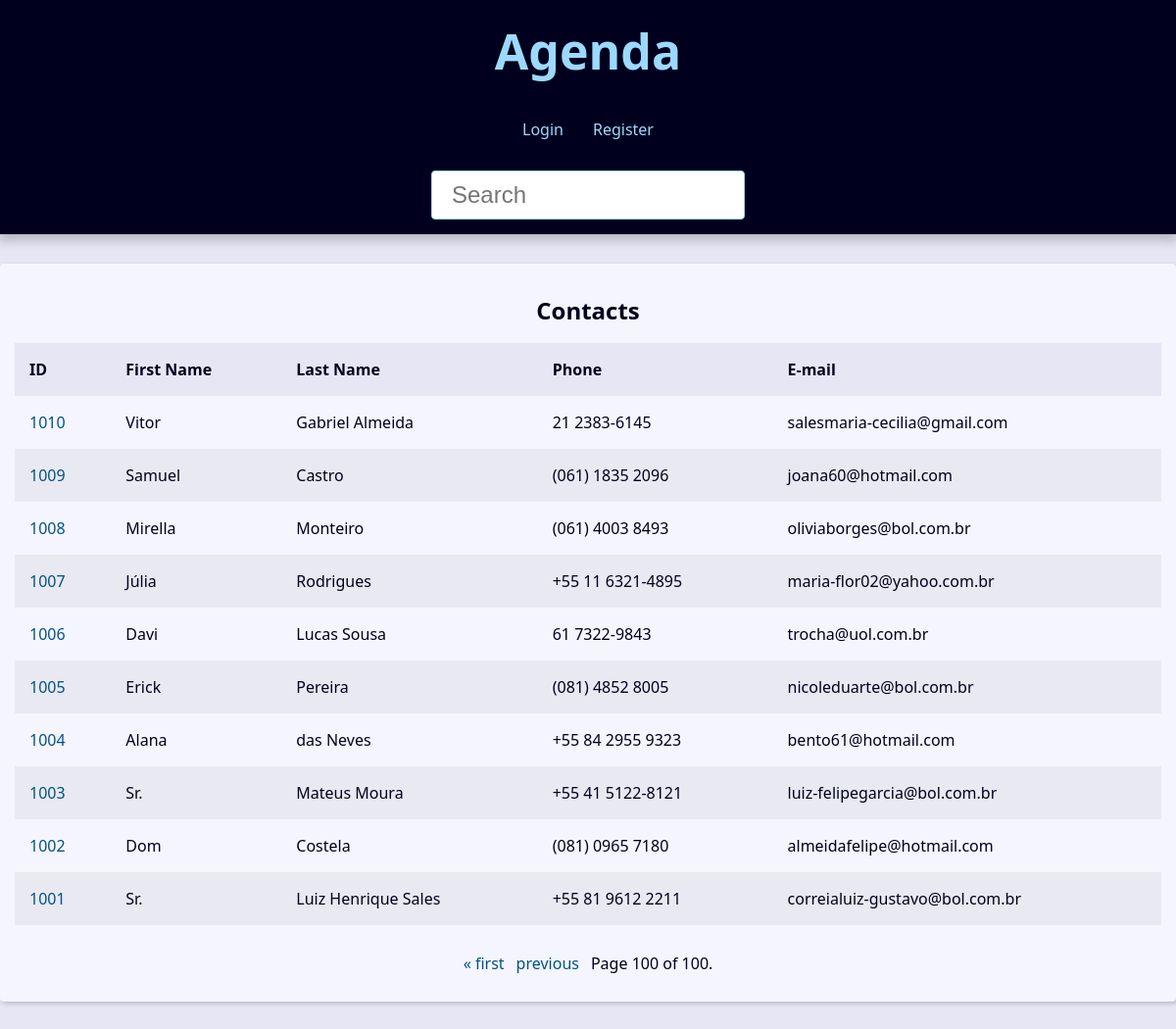
Page /?page=100&q= on the committed database.
### contact/models.py (models this page shows, shortened)
class Contact(models.Model):
    first_name = models.CharField(max_length=50)
    last_name = models.CharField(max_length=50, blank=True)
    phone = models.CharField(max_length=50)
    email = models.EmailField(max_length=254, blank=True)
    created_date = models.DateTimeField(default=timezone.now)
    description = models.TextField(blank=True)
    show = models.BooleanField(default=True)
    picture = models.ImageField(blank=True, upload_to='pictures/%Y/%m/')
    category = models.ForeignKey(
        Category,
        on_delete=models.SET_NULL,
        blank=True, null=True
    )
    owner = models.ForeignKey(
        User,
        on_delete=models.SET_NULL,
        blank=True, null=True
    )

### contact/views/contact_views.py (the view)
# urls.py: path('', views.index, name='index'),
def index(request):
    contacts = Contact.objects \
        .filter(show=True)\
        .order_by('-id')
    paginator = Paginator(contacts, 10)
    page_number = request.GET.get("page")
    page_obj = paginator.get_page(page_number)
    context = {
        'page_obj': page_obj,
        'site_title': 'Contatos - '
    }
    return render(
        request,
        'contact/index.html',
        context
    )

### contact/templates/contact/index.html
{% extends 'global/base.html' %}
{% block content %}
  {% if page_obj %}
    <div class="responsive-table">
      <table class="contacts-table">
        <caption class="table-caption ">
          Contacts
        </caption>
        <thead>
          <tr class="table-row table-row-header">
            <th class="table-header">ID</th>
            <th class="table-header">First Name</th>
            <th class="table-header">Last Name</th>
            <th class="table-header">Phone</th>
            <th class="table-header">E-mail</th>
          </tr>
        </thead>
        <tbody>
          {% for contact in page_obj %}
            <tr class="table-row">
              <td class="table-cel">
                <a
                  class="table-link"
                  href="{% url 'contact:contact' contact.id %}"
                >
                  {{ contact.id }}
                </a>
              </td>
              <td class="table-cel">
                {{ contact.first_name }}
              </td>
              <td class="table-cel">
                {{ contact.last_name }}
              </td>
              <td class="table-cel">
                {{ contact.phone }}
              </td>
              <td class="table-cel">
                {{ contact.email }}
              </td>
            </tr>
          {% endfor %}
        </tbody>
      </table>
    </div>
  {% else %}
    <div class="single-contact">
      <h1 class="single-contact-name">
        Nenhum contato encontrado.
      </h1>
    </div>
  {% endif %}
{% endblock content %}

### base_static/global/css/style.css (style rules this page uses)
:root { --spacing: 1.5rem; --link-dark-color: rgb(0, 83, 134); --link-light-color: rgb(156, 217, 255); --clr-white: rgb(245, 245, 255); --clr-black: rgb(0, 0, 30); --clr-light-gray: rgb(230, 230, 245); --clr-dark-shadow-5: rgba(0, 0, 10, 5%); --clr-dark-shadow-10: rgba(0, 0, 10, 10%); --clr-dark-shadow-20: rgba(0, 0, 10, 20%); --clr-light-shadow-5: rgba(200, 200, 255, 5%); --clr-light-shadow-10: rgba(200, 200, 255, 10%); --clr-light-shadow-20: rgba(200, 200, 255, 20%); --main-page-width: 120rem; --table-min-width: 60rem; --biggest-font-size: 5rem; --bigger-font-size: 4rem; --big-font-size: 3.2rem; --medium-font-size: 2.4rem; --small-font-size: 1.6rem; --smaller-font-size: 1.4rem; --smallest-font-size: 1.2rem; --transition-fast: 300ms; --transition-medium: 600ms; --transition-slow: 1s; --default-border-radius: 4px; }
*, *::before, *::after { margin: 0; padding: 0; box-sizing: border-box; }
html { font-size: 62.5%; }
body { font-family: system-ui, -apple-system, BlinkMacSystemFont, 'Segoe UI', Roboto, Oxygen, Ubuntu, Cantarell, 'Open Sans', 'Helvetica Neue', sans-serif; line-height: 1.5; font-size: var(--small-font-size); color: var(--clr-black); -webkit-font-smoothing: antialiased; background: var(--clr-light-gray); }
.responsive-table { width: 100%; overflow-x: auto; }
.contacts-table { width: 100%; min-width: var(--table-min-width); border-collapse: collapse; }
.table-caption { font-size: var(--medium-font-size); font-weight: bold; padding: var(--spacing); }
.table-row { text-align: left; text-overflow: ellipsis; transition: background-color var(--transition-fast) ease-in-out; }
.table-row:nth-of-type(2n) { background: var(--clr-dark-shadow-5); }
.table-row-header { background: var(--clr-light-gray); color: var(--clr-black); }
.table-cel, .table-header { padding: var(--spacing); }
.table-link { color: var(--link-dark-color); transition: color var(--transition-fast) ease-in-out; text-decoration: none; }

### rows in the picture
Contact: id "1010", first_name "Vitor", last_name "Gabriel Almeida", phone "21 2383-6145", email "salesmaria-cecilia@gmail.com"
Contact: id "1009", first_name "Samuel", last_name "Castro", phone "(061) 1835 2096", email "joana60@hotmail.com"
Contact: id "1008", first_name "Mirella", last_name "Monteiro", phone "(061) 4003 8493", email "oliviaborges@bol.com.br"
Contact: id "1007", first_name "Júlia", last_name "Rodrigues", phone "+55 11 6321-4895", email "maria-flor02@yahoo.com.br"
Contact: id "1006", first_name "Davi", last_name "Lucas Sousa", phone "61 7322-9843", email "trocha@uol.com.br"
Contact: id "1005", first_name "Erick", last_name "Pereira", phone "(081) 4852 8005", email "nicoleduarte@bol.com.br"
Contact: id "1004", first_name "Alana", last_name "das Neves", phone "+55 84 2955 9323", email "bento61@hotmail.com"
Contact: id "1003", first_name "Sr.", last_name "Mateus Moura", phone "+55 41 5122-8121", email "luiz-felipegarcia@bol.com.br"
Contact: id "1002", first_name "Dom", last_name "Costela", phone "(081) 0965 7180", email "almeidafelipe@hotmail.com"
Contact: id "1001", first_name "Sr.", last_name "Luiz Henrique Sales", phone "+55 81 9612 2211", email "correialuiz-gustavo@bol.com.br"

### other values in the picture
{{ page_obj.number }} "100"
{{ page_obj.paginator.num_pages }} "100"
